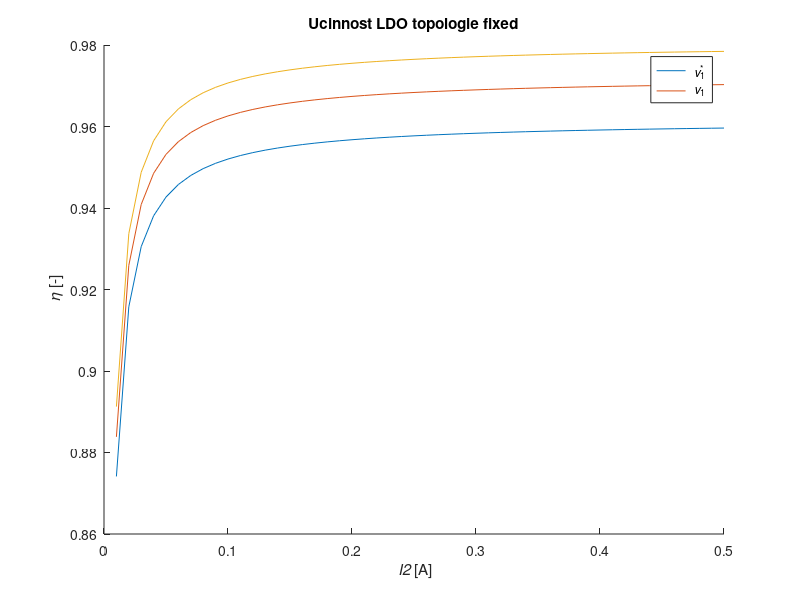

Here is the MATLAB script that generated this plot:
U2 = 5;
U2_2 = 7;
U2_3 = 10;
I2 = linspace(0.01,0.5,50)
U_drop = 0.2;
I_gnd = 0.001;

eta = (U2.*I2)./(U2.*I2+U_drop.*I2+I_gnd.*(U2+U_drop));
eta2 = (U2_2.*I2)./(U2_2.*I2+U_drop.*I2+I_gnd.*(U2_2+U_drop));
eta3 = (U2_3.*I2)./(U2_3.*I2+U_drop.*I2+I_gnd.*(U2_3+U_drop));
hold on;
plot(I2,eta);
plot(I2,eta2);
plot(I2,eta3);
xlabel('{\it I2} [A]');
ylabel('{\it \eta} [-]');
legend('{\it v}_1^{*}', '{\it v}_1');
title('Ucinnost LDO topologie fixed');
hold off;